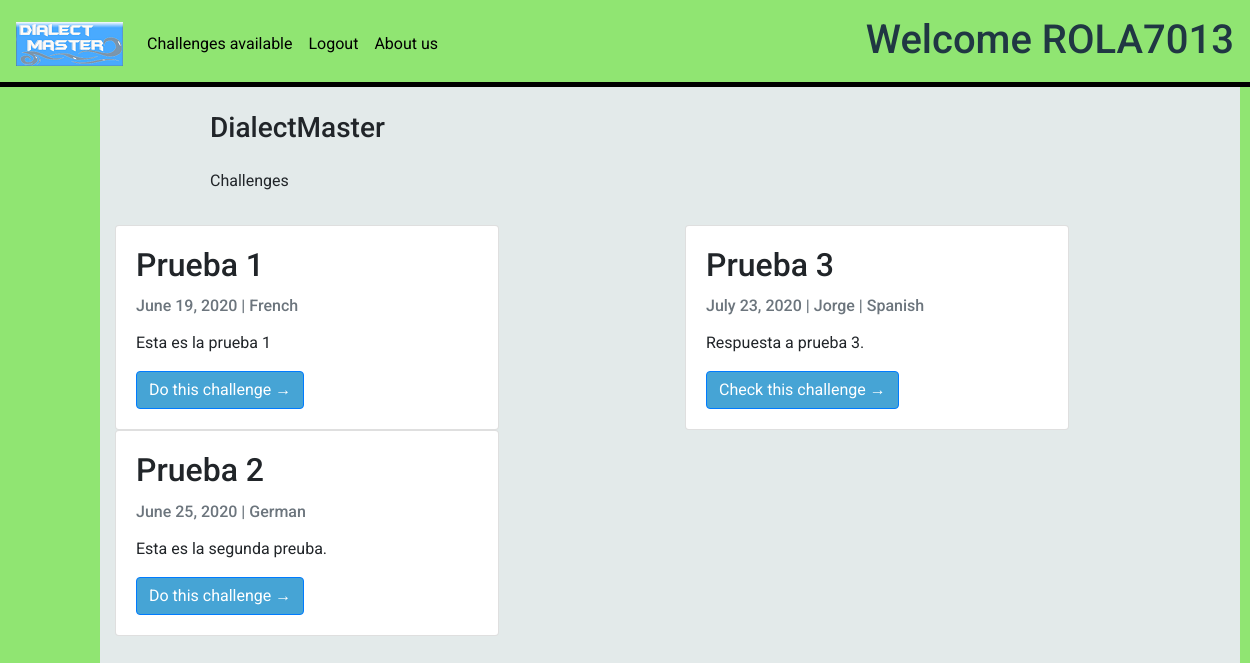
/dialectmaster/challenges/list/ (signed in), run on an earlier commit of the app's database.
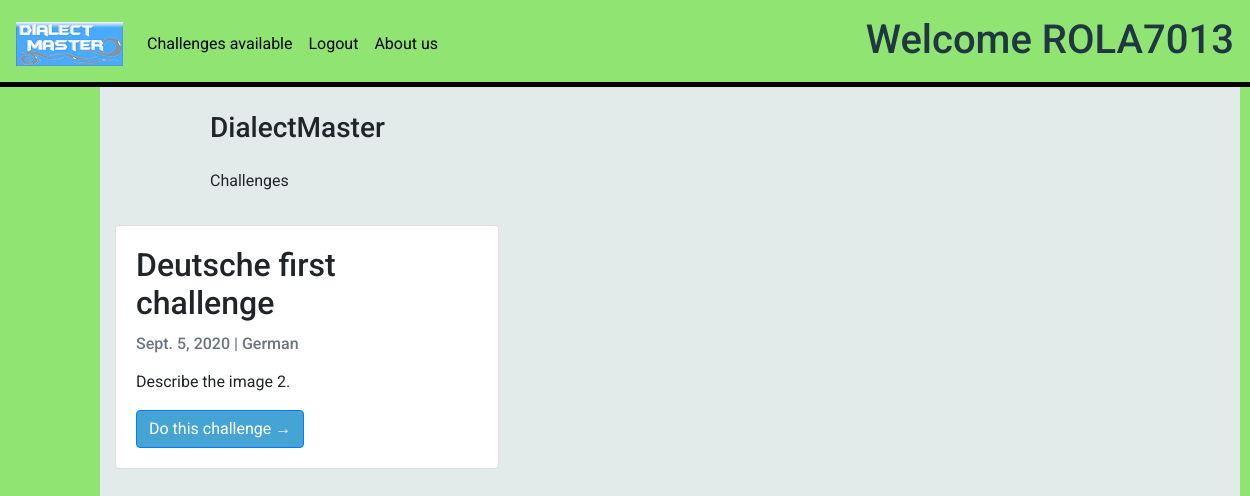
And on a later commit of the database.
### retos/models.py (models this page shows, shortened)
class Challenge(models.Model):
    user_language_learning = models.ForeignKey(Language_learning, on_delete=models.CASCADE, blank=False, null=True)
    title = models.CharField(max_length=100)
    description = RichTextField()
    date = models.DateField(auto_now_add=True)
    image = StdImageField(upload_to='imag_retos',
                          variations={'thumbnail': {'width': 100, 'height': 75}})
    def __str__(self):
        return "{}".format(self.title)

class Language_learning(models.Model):
    title = models.CharField(max_length=50)
    def __str__(self):
        return self.title

class PostUser(models.Model):
    user_language_native = models.ForeignKey(Language_native, on_delete=models.CASCADE, blank=False, null=True)
    user = models.ForeignKey(User, on_delete=models.CASCADE, blank=True, null=True)
    challenge = models.ForeignKey(Challenge, on_delete=models.CASCADE, related_name='post_user')
    answer = RichTextField()
    date = models.DateField(auto_now_add=True)
    voice = models.FileField(upload_to='imag_retos', validators=[validate_file_extension], blank=True)

class Language_native(models.Model):
    title = models.CharField(max_length=50)
    def __str__(self):
        return self.title

### retos/views.py (the view)
# urls.py: path('list/', challengesView, name='list'),
def challengesView(request):
    template = 'challenges.html'
    post_users = PostUser.objects.filter(date__lte=timezone.now()).order_by('date')
    challenges = Challenge.objects.filter(date__lte=timezone.now()).order_by('date')
    return render(request, template, {'challenges': challenges,
                                      'post_users': post_users})

### retos/templates/challenges.html (shortened to what this page needs)
{% extends 'base.html' %}
{% load static %}
{% block content %}
<html>
    <head>
        <link rel="stylesheet" href="{% static 'challenge_style.css' %}">
    </head>
    <body>
        <header class="masthead">
            <div class="row">
                <div class=" col-md-8 col-md-10 mx-auto">
                    <div class="site-heading">
                        <h3 class=" site-heading my-4 mt-3 text-black"> DialectMaster </h3>
                        <p>Challenges</p>
                    </div>
                </div>
            </div>
    </header>
        <div class="row">
            <div class="col-md-6 mt-3 left">
                {% for challenge in challenges %}
                    {% if challenge.user_language_learning == user.usuarios.user_language_learning or challenge.user_language_learning == user.usuarios.second_user_language_learnin %}
                        <div class="card" style="width: 24rem;">
                            <div class="card-body">
                                <h2 class="card-title">{{ challenge.title }}</h2>
                                <p class="card-text text-muted h6">{{ challenge.date }} | {{ challenge.user_language_learning}} </p>
                                <p class="card-text">{{ challenge.description | slice:":100" | safe}}</p>
                                <a href="{% url 'retos:challenges_detail' pk=challenge.pk %}" class="btn btn-primary">Do this challenge &rarr;</a>
                            </div>
                        </div>
                    {% endif %}
                {% endfor %}
            </div>
            <div class="col-md-6 mt-3 left">
                {% for post_user in post_users %}
                    {% if post_user.user_language_native == user.usuarios.user_language_native %}
                        <div class="card" style="width: 24rem;">
                            <div class="card-body">
                                <h2 class="card-title">{{ post_user.challenge }}</h2>
                                <p class="card-text text-muted h6">{{ post_user.date }} | {{ post_user.user }} | {{ post_user.user_language_native }} </p>
                                <p class="card-text">{{ post_user.answer | slice:":100" | safe}}</p>
                                <a href="{% url 'retos:post_user_detail' pk=post_user.pk %}" class="btn btn-primary">Check this challenge &rarr;</a>
                            </div>
                        </div>
                    {% endif %}
                {% endfor %}
            </div>
        </div>
    </body>
</html>
{% endblock %}

What changed in the data, as far as the page shows it:
removed Challenge: title "Prueba 1", date "June 19, 2020", user_language_learning "French", description "Esta es la prueba 1"
no longer on this page (row edited): Challenge: title "Prueba 2", date "June 25, 2020", user_language_learning "German", description "Esta es la segunda preuba."
removed PostUser: challenge "Prueba 3", date "July 23, 2020", user "Jorge", user_language_native "Spanish", answer "Respuesta a prueba 3."
added Challenge: title "Deutsche first challenge", date "Sept. 5, 2020", user_language_learning "German", description "Describe the image 2."
